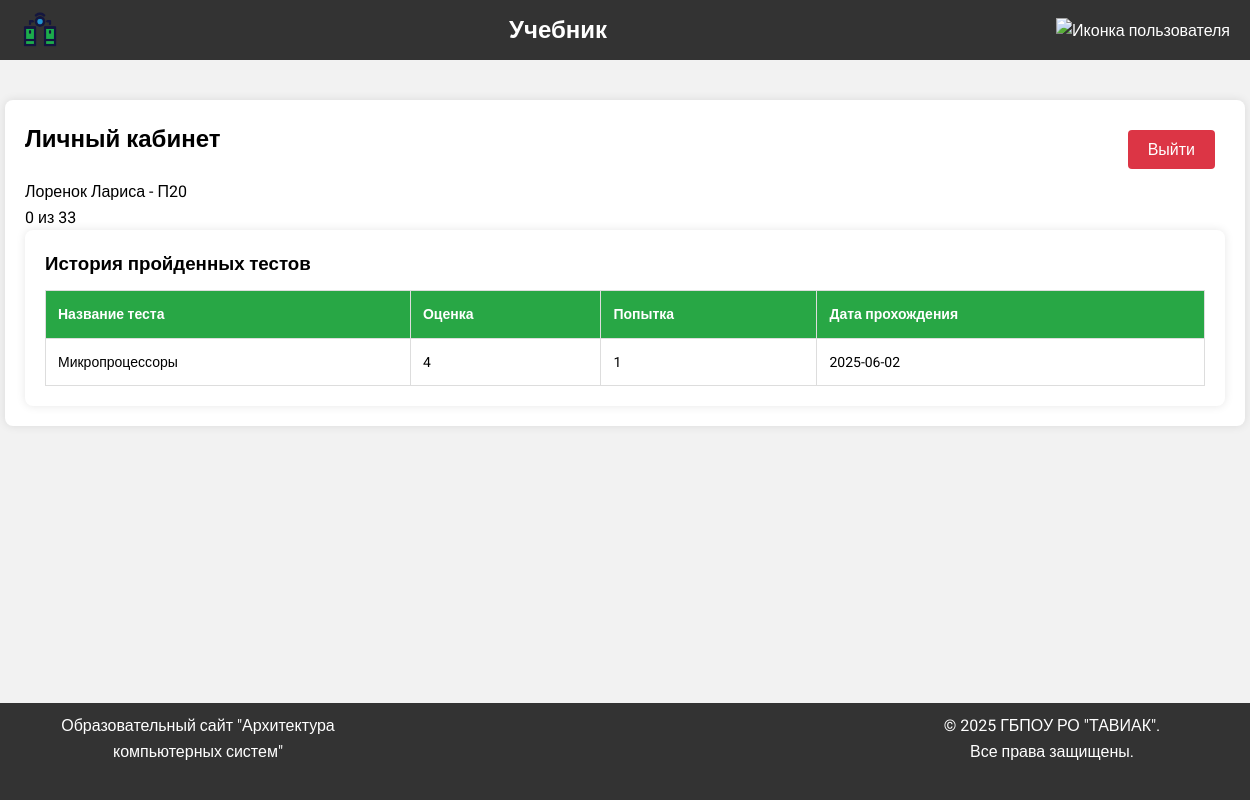
Screenshot of /index.php?page=profile (signed in) with the database file from the repository.
### tables this page shows
CREATE TABLE `users` (
  `id` int NOT NULL,
  `name` varchar(50) NOT NULL,
  `surname` varchar(50) NOT NULL,
  `group_st` varchar(4) NOT NULL,
  `password` varchar(8) NOT NULL,
  `progress` int DEFAULT '0',
  `role` varchar(5) NOT NULL
);

CREATE TABLE `completed_test` (
  `id` int NOT NULL,
  `id_student` int NOT NULL,
  `id_test` int NOT NULL,
  `assessment` int NOT NULL,
  `try` int NOT NULL DEFAULT '0',
  `date_completed` date NOT NULL
);

CREATE TABLE `test` (
  `id` int NOT NULL,
  `title_test` varchar(50) NOT NULL
);

### pages/profile_logic.php (called while the page is built, shortened)
<?php
require_once(__DIR__ . "/../database/dbconnect.php");
$user_id = $_SESSION['userID'];
$stmt = $dbcon->prepare("SELECT * FROM users WHERE id = ?");
$stmt->bind_param("i", $user_id);
$stmt->execute();
$result = $stmt->get_result();
$user = $result->fetch_assoc();
$stmt_tests = $dbcon->prepare("
        SELECT ct.*, t.title_test
        FROM completed_test ct
        JOIN test t ON ct.id_test = t.id
        WHERE ct.id_student = ?
        ORDER BY ct.date_completed DESC
    ");
$stmt_tests->bind_param("i", $user_id);
$stmt_tests->execute();
$result_tests = $stmt_tests->get_result();
$tests = [];
while ($row = $result_tests->fetch_assoc()) {
	$tests[] = $row;
}
$stmt_lectures = $dbcon->prepare("SELECT COUNT(*) as total_lectures FROM lecture");
$stmt_lectures->execute();
$result_lectures = $stmt_lectures->get_result();
$row_lectures = $result_lectures->fetch_assoc();
$total_lectures = $row_lectures['total_lectures'];
$completed_lectures = $user['progress'];
$progress_text = "$completed_lectures из $total_lectures";

### pages/profile.php (the view, shortened to what this page needs)
<?php
include_once 'profile_logic.php';
?>
<div class="container">
    <div class="user__div">
        <h2>Личный кабинет</h2>
        <form action="actions/exit.php" method="post">
            <button type="submit" class="logout-btn">Выйти</button>
        </form>
    </div>
    <div class="user-info-block">
        <div class="user-name-group">
            <?= htmlspecialchars($user['surname']) ?> <?= htmlspecialchars($user['name']) ?> -
            <span><?= htmlspecialchars($user['group_st']) ?></span>
        </div>
        <div class="progress-text">
            <?= htmlspecialchars($progress_text) ?>
        </div>
    </div>
    <div class="test-history-block">
        <h3>История пройденных тестов</h3>
        <?php if ($tests): ?>
            <table class="styled-table">
                <thead>
                    <tr>
                        <th>Название теста</th>
                        <th>Оценка</th>
                        <th>Попытка</th>
                        <th>Дата прохождения</th>
                    </tr>
                </thead>
                <tbody>
                    <?php foreach ($tests as $test): ?>
                        <tr>
                            <td><?= htmlspecialchars($test['title_test']) ?></td>
                            <td><?= htmlspecialchars($test['assessment']) ?></td>
                            <td><?= htmlspecialchars($test['try']) ?></td>
                            <td><?= htmlspecialchars($test['date_completed']) ?></td>
                        </tr>
                    <?php endforeach; ?>
                </tbody>
            </table>
        <?php else: ?>
            <p>Вы ещё не прошли ни одного теста.</p>
        <?php endif; ?>
    </div>
</div>

### style/style_main.css (style rules this page uses)
* { margin: 0; padding: 0; font-family: "Roboto", Arial, sans-serif; }

### style/style_teacher.css (style rules this page uses)
.container { max-width: 1200px; margin: 40px auto; padding: 20px; background-color: #fff; border-radius: 8px; box-shadow: 0 0 10px rgba(0, 0, 0, 0.1); }
.user__div { display: flex; justify-content: space-between; }
.logout-btn { float: right; padding: 10px 20px; background-color: #dc3545; color: white; border: none; border-radius: 4px; cursor: pointer; font-size: 16px; margin: 10px; }
.test-history-block { background-color: #fff; padding: 20px; border-radius: 8px; box-shadow: 0 0 10px rgba(0, 0, 0, 0.1); }
.styled-table { width: 100%; border-collapse: collapse; margin-top: 10px; font-size: 14px; border: 1px solid #ddd; border-radius: 20px; }
.styled-table thead tr { background-color: #28a745; color: white; text-align: left; }
.styled-table th, .styled-table td { padding: 12px; border-bottom: 1px solid #ddd; border-right: 1px solid #ddd; }
.styled-table tbody tr:last-child td { border-bottom: none; }

### rows the page displays
users: surname "Лоренок", name "Лариса", group_st "П20"
completed_test: id_test.title_test "Микропроцессоры", assessment "4", try "1", date_completed "2025-06-02"

### other values shown
$progress_text "0 из 33"
